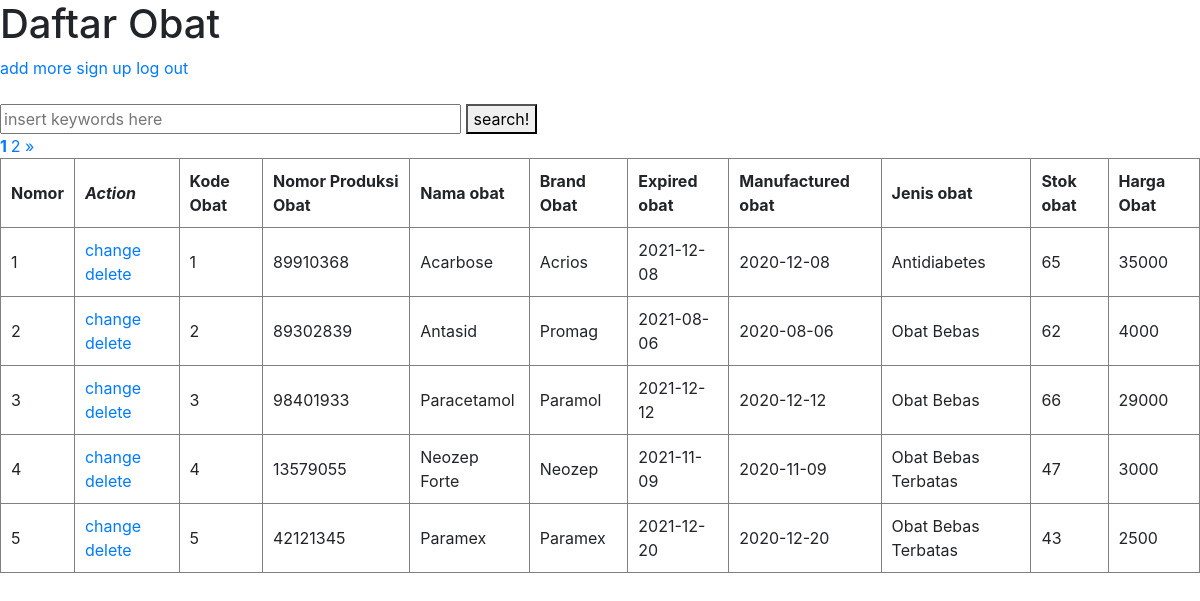
The page /obat.php (signed in) on the database its author committed.
### tables this page shows
CREATE TABLE `obat` (
  `kode_obat` int(20) NOT NULL,
  `nomor_produksi_obat` int(20) NOT NULL,
  `nama_obat` varchar(20) NOT NULL,
  `brand_obat` varchar(20) NOT NULL,
  `expired_obat` date NOT NULL,
  `manufactured_obat` date NOT NULL,
  `jenis_obat` varchar(20) NOT NULL,
  `stok_obat` int(20) NOT NULL,
  `harga_obat` int(20) NOT NULL
);

### functions.php (called while the page is built, shortened)
<?php
$conn = mysqli_connect("localhost", "root", "", "almassistem");
function query($query) {
    global $conn;
    $result = mysqli_query($conn, $query);
    $rows = [];
    while ($row = mysqli_fetch_assoc($result)) {
      $rows[] = $row;
    }
    return $rows;
  }
?>

### obat.php (the view, shortened to what this page needs)
<?php
require 'functions.php';
$jumlahdataperhalaman = 5;
$jumlahdata = count(query("SELECT * FROM obat"));
$jumlahhalaman = ceil($jumlahdata / $jumlahdataperhalaman);
$halamanaktif = (isset ($_GET["halaman"]) ) ? $_GET["halaman"] : 1 ;
$awaldata = ($jumlahdataperhalaman * $halamanaktif ) - $jumlahdataperhalaman;
$obat = query("SELECT * FROM obat LIMIT $awaldata, $jumlahdataperhalaman");
?>
<!DOCTYPE html>
<html lang="en">
<head>
    <link rel="stylesheet" href="https://cdn.jsdelivr.net/npm/bootstrap@4.5.3/dist/css/bootstrap.min.css">
    <link rel="stylesheet" type="text/css" href="style.css">
</head>
<body>
    <h1>Daftar Obat</h1>
    <a href="tambah.php">add more</a>
    <a href="registrasi.php">sign up</a>
    <a href="logout.php">log out</a>
    <br><br>
    <form action="" method="post">
        <input type="text" name="keyword" size="40" autofocus placeholder="insert keywords here" autocomplete="off" id="keyword">
        <button type="submit" name="search" id="tombol-search">search!</button>
        <br>
    </form>
    <?php for($i=1; $i<=$jumlahhalaman; $i++) : ?>
        <?php if($i == $halamanaktif) : ?>
            <a href="?halaman= <?= $i;  ?>" style="font-weight :bold;
            "> <?= $i; ?> </a>
        <?php else : ?>
            <a href="?halaman= <?= $i;  ?>"> <?= $i; ?> </a>
        <?php endif; ?>
    <?php endfor; ?>
    <?php if($halamanaktif<$jumlahhalaman) : ?>
        <a href="?halaman= <?= $halamanaktif + 1; ?> "> &raquo; </a>
    <?php endif; ?>
    <div id="container">
    <table border="1" cellpadding="10" cellspacing="0">
    <tr>
        <th>Nomor</th>
        <th><i>Action</i></th>
        <th>Kode Obat</th>
        <th>Nomor Produksi Obat</th>
        <th>Nama obat</th>
        <th>Brand Obat</th>
        <th>Expired obat</th>
        <th>Manufactured obat</th>
        <th>Jenis obat</th>
        <th>Stok obat</th>
        <th>Harga Obat</th>
    </tr>
    <?php $i = 1; ?>
    <?php foreach($obat as $row) : ?>
    <tr>
    <td> <?= $i; ?></td>
    <td>
        <a href="ubah.php?kode_obat= <?= $row["kode_obat"]; ?>">change</a>
        <a href="hapus.php?kode_obat=<?= $row["kode_obat"]; ?>"onclick="return confirm('apakan anda yakin akan meenghapus data?');">delete </a>
    </td>
    <td><?= $row["kode_obat"] ?></td>
    <td><?= $row["nomor_produksi_obat"] ?> </td>
    <td><?= $row["nama_obat"] ?> </td>
    <td><?= $row["brand_obat"] ?> </td>
    <td><?= $row["expired_obat"] ?> </td>
    <td><?= $row["manufactured_obat"] ?> </td>
    <td><?= $row["jenis_obat"] ?> </td>
    <td><?= $row["stok_obat"] ?> </td>
    <td><?= $row["harga_obat"] ?> </td>
    </tr>
    <?php $i++; ?>
    <?php endforeach ?>
    </table>
    </div>
</body>
</html>

### rows shown on the page
obat: kode_obat "1", nomor_produksi_obat "89910368", nama_obat "Acarbose", brand_obat "Acrios", expired_obat "2021-12-08", manufactured_obat "2020-12-08", jenis_obat "Antidiabetes", stok_obat "65", harga_obat "35000"
obat: kode_obat "2", nomor_produksi_obat "89302839", nama_obat "Antasid", brand_obat "Promag", expired_obat "2021-08-06", manufactured_obat "2020-08-06", jenis_obat "Obat Bebas", stok_obat "62", harga_obat "4000"
obat: kode_obat "3", nomor_produksi_obat "98401933", nama_obat "Paracetamol", brand_obat "Paramol", expired_obat "2021-12-12", manufactured_obat "2020-12-12", jenis_obat "Obat Bebas", stok_obat "66", harga_obat "29000"
obat: kode_obat "4", nomor_produksi_obat "13579055", nama_obat "Neozep Forte", brand_obat "Neozep", expired_obat "2021-11-09", manufactured_obat "2020-11-09", jenis_obat "Obat Bebas Terbatas", stok_obat "47", harga_obat "3000"
obat: kode_obat "5", nomor_produksi_obat "42121345", nama_obat "Paramex", brand_obat "Paramex", expired_obat "2021-12-20", manufactured_obat "2020-12-20", jenis_obat "Obat Bebas Terbatas", stok_obat "43", harga_obat "2500"
